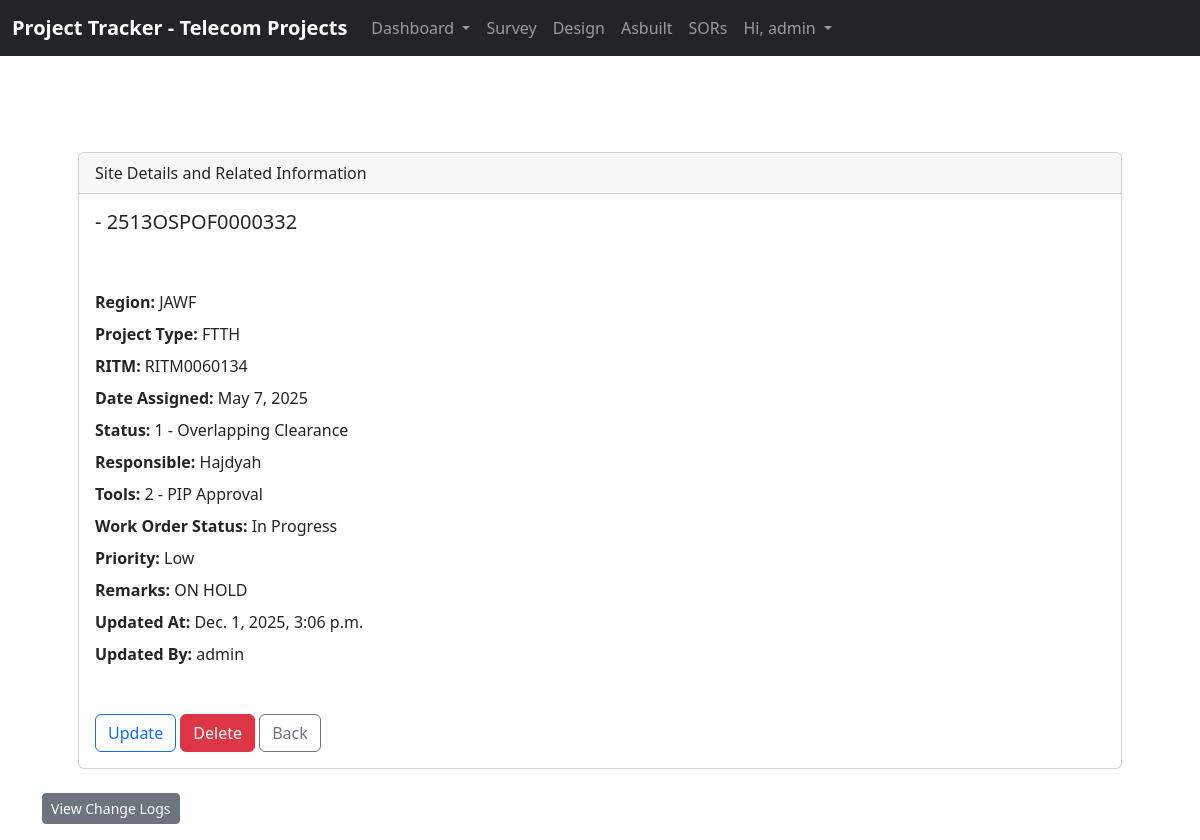
Before: /survey/602/ (signed in) with the older database file.
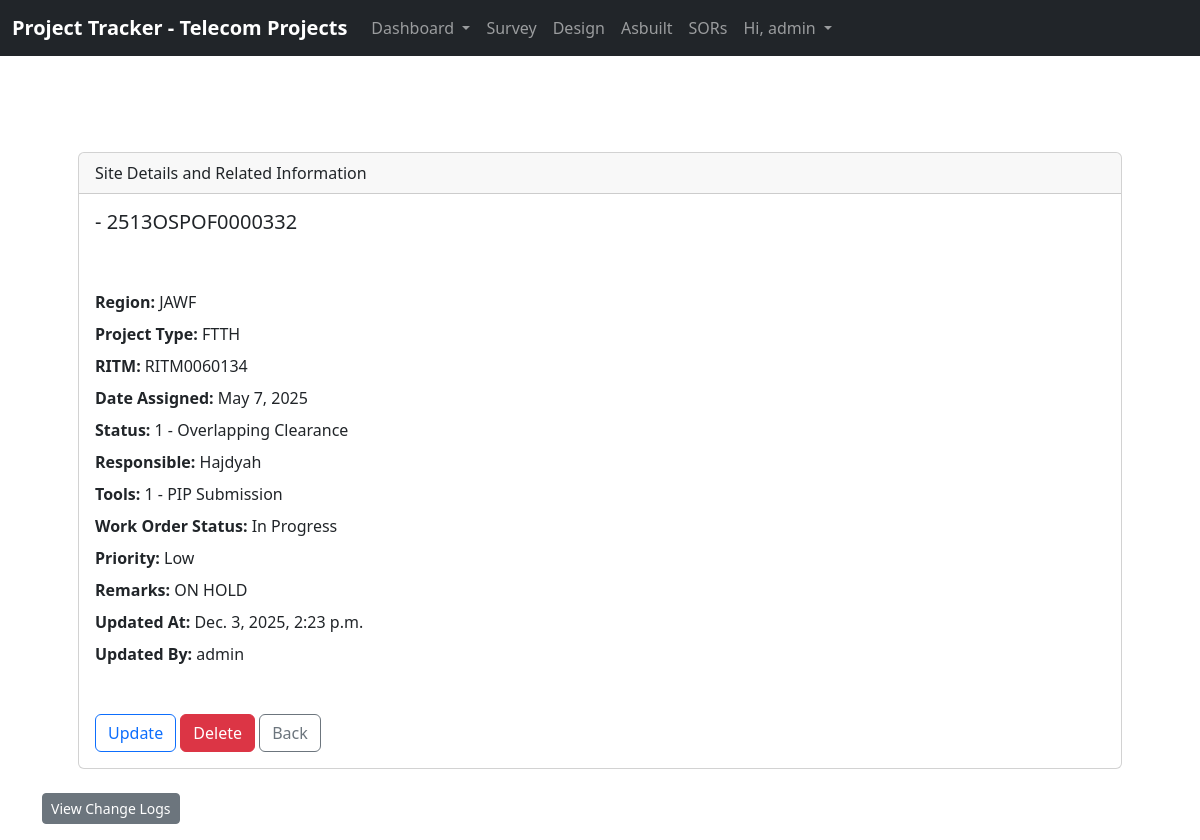
After: the same page with the newer database file.
### website/models.py (models this page shows, shortened)
class survey(models.Model):
    cluster_name = models.CharField(max_length=200, blank=True)
    work_order = models.CharField(max_length=16)
    region = models.CharField(max_length=20, blank=True)
    project_type = models.CharField(max_length=20, blank=True)
    RITM = models.CharField(max_length=11)
    target_area = models.IntegerField(blank=True, null=True)
    date_assigned = models.DateField()
    status = models.CharField(max_length=50)
    responsible = models.CharField(max_length=100)
    tools = models.CharField(max_length=50)
    wo_status = models.CharField(max_length=50)
    priority = models.CharField(max_length=20)
    remarks = models.TextField(blank=True)
    updated_at = models.DateTimeField(auto_now=True)
    updated_by = models.ForeignKey(
        User, on_delete=models.SET_NULL, null=True, blank=True
    )

### website/views.py (the view)
# urls.py: path('survey/<int:pk>/', views.survey_detail, name='survey_detail'),
def survey_detail(request, pk):
    if request.user.is_authenticated:
        survey_record = get_object_or_404(survey, id=pk)
        logs = ActivityLog.objects.filter(
            content_type=ContentType.objects.get_for_model(survey),
            object_id=survey_record.id
        ).order_by('-timestamp')
        return render(request, 'survey_detail.html', {
            'survey_record': survey_record,
            'logs': logs
        })
    else:
        messages.error(request, "You must be logged in to View that page.")
        return redirect('home')

### website/templates/survey_detail.html (shortened to what this page needs)
{% extends 'base.html' %}
{% load tz %}
{% block content %}
<br><br>
<div class="container my-4 px-5">
    <div class="card">
        <div class="card-header">
            Site Details and Related Information
        </div>
        <div class="card-body">
            <h5 class="card-title">{{ survey_record.cluster_name }} - {{ survey_record.work_order }}
            </h5>
            <p class="card-text py-3">
            <div class="mb-2"><strong>Region: </strong> {{ survey_record.region }}</div>
            <div class="mb-2"><strong>Project Type: </strong> {{ survey_record.project_type }}</div>
            <div class="mb-2"><strong>RITM: </strong> {{ survey_record.RITM }}</div>
            <div class="mb-2"><strong>Date Assigned: </strong> {{ survey_record.date_assigned }}</div>
            <div class="mb-2"><strong>Status: </strong> {{ survey_record.status }}</div>
            <div class="mb-2"><strong>Responsible: </strong> {{ survey_record.responsible }}</div>
            <div class="mb-2"><strong>Tools: </strong> {{ survey_record.tools }}</div>
            <div class="mb-2"><strong>Work Order Status: </strong> {{ survey_record.wo_status }}</div>
            <div class="mb-2"><strong>Priority: </strong> {{ survey_record.priority }}</div>
            <div class="mb-2"><strong>Remarks: </strong> {{ survey_record.remarks }}</div>
            <div class="mb-2"><strong>Updated At: </strong> {{ survey_record.updated_at }}</div>
            <div class="mb-2"><strong>Updated By: </strong> {{ survey_record.updated_by }}</div><br>
            </p>
            <a href="{% url 'update_survey_record' survey_record.id %}" class="btn btn-outline-primary">Update</a>
            <button type="button" class="btn btn-danger" data-bs-toggle="modal" data-bs-target="#deleteConfirmModal">
                Delete
            </button>
            <a class="btn btn-outline-secondary" aria-current="page" href="{% url 'survey' %}">Back</a>
        </div>
    </div>
</div>
<div class="container mt-4">
    <button class="btn btn-secondary mb-3 btn-sm" type="button" data-bs-toggle="collapse"
        data-bs-target="#activityLogs">
        View Change Logs
    </button>
</div>
{% endblock %}

Changed rows visible on the page:
changed survey "2513OSPOF0000332": tools "2 - PIP Approval" → "1 - PIP Submission"; updated_at "Dec. 1, 2025, 3:06 p.m." → "Dec. 3, 2025, 2:23 p.m."
